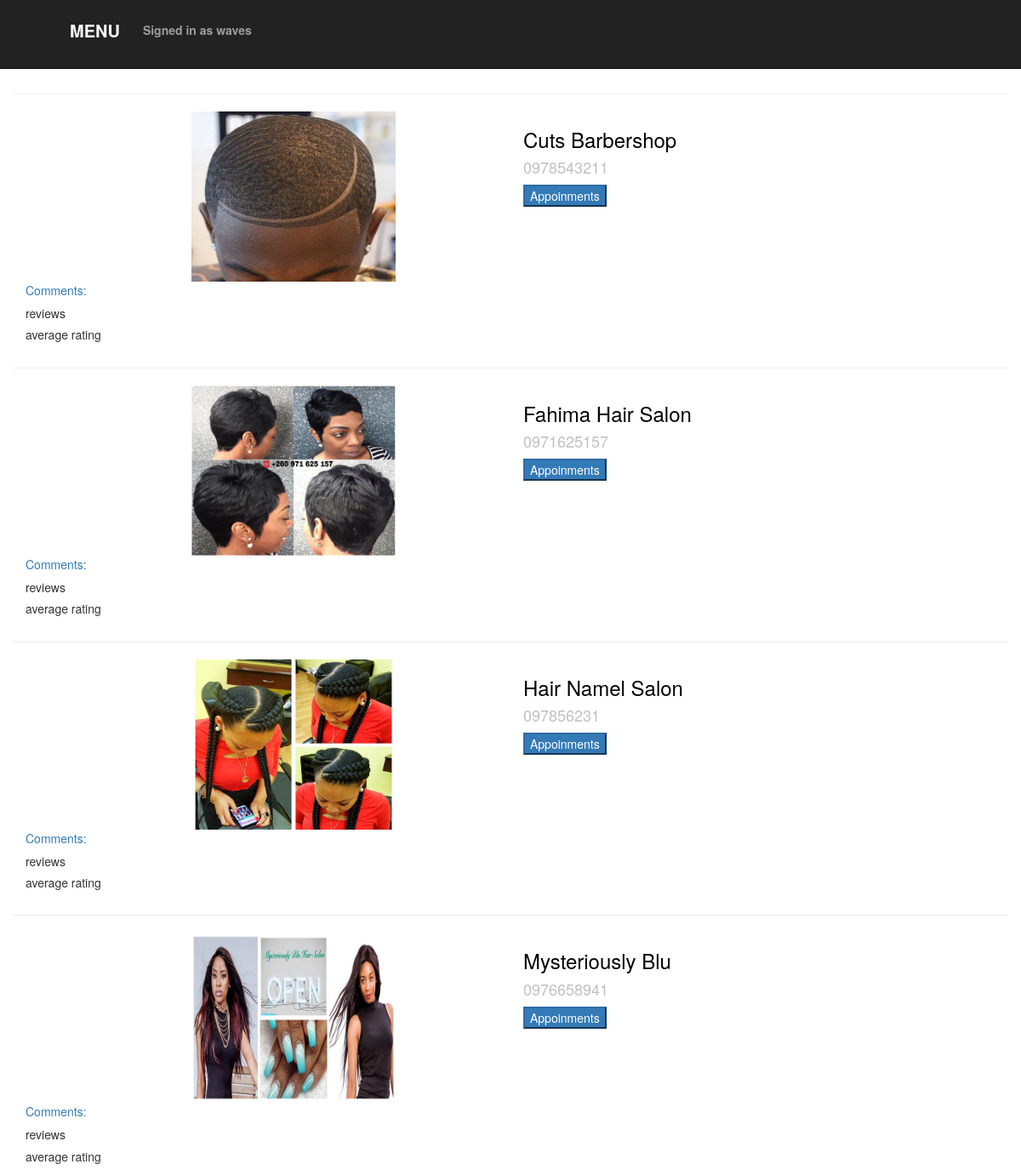
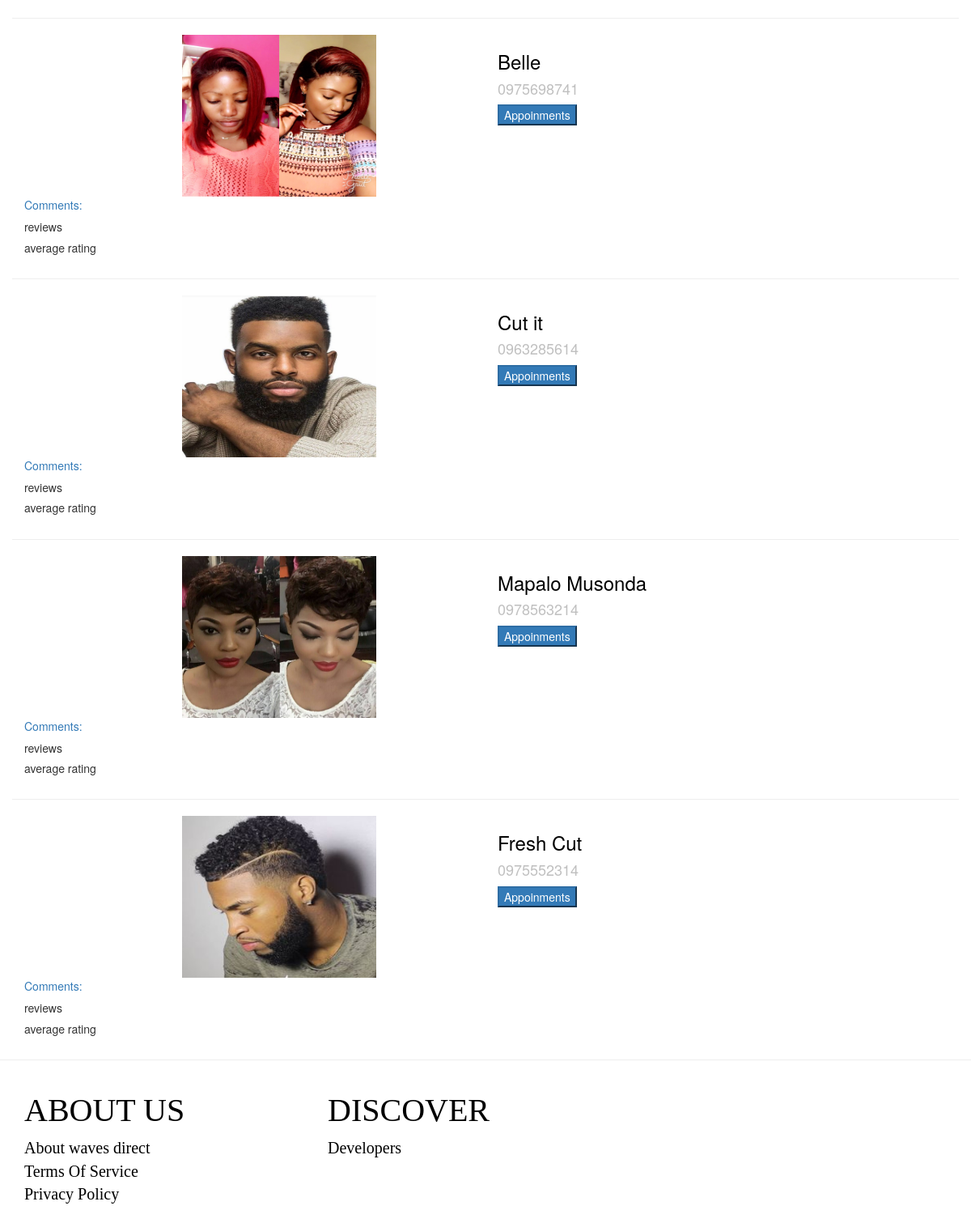
The app's page /search/ (signed in) with its own data (2 pictures, top to bottom).
### wavesapp/models.py (models this page shows, shortened)
class Profile(models.Model):
    SALON_OWNER = 1
    BARBERSHOP_OWNER = 2
    FREELANCE = 3
    ROLE_CHOICES = (
        (SALON_OWNER, 'Salon_Owner'),
        (BARBERSHOP_OWNER, 'Barbershop_Owner'),
        (FREELANCE, 'Freelance'),
    )
    user = models.OneToOneField(User, on_delete=models.CASCADE)
    uploadphoto = models.FileField(upload_to="profile_photos", default=None, null=True)
    company_name = models.CharField(max_length = 30, default=None, null=True)
    phone = models.CharField(max_length=30, null=True)
    address = models.CharField(max_length=100, null=True)
    city = models.CharField(max_length=30, null=True)
    email = models.EmailField(max_length=30, null=True)
    role = models.PositiveSmallIntegerField(choices=ROLE_CHOICES, null=True, blank=True)
    Services_offered = models.TextField(default=None, null=True)

### wavesapp/views.py (the view)
# urls.py: url(r'^search/$',views.search,name='search'),
def search(request):
    query = request.GET.get('q', '')
    profiles = Profile.objects.filter(Q(company_name__icontains=query)|Q(role__icontains=query)|Q(address__icontains=query)|Q(city__icontains=query))
    return render(request, 'wavesapp/profile_list.html',{'profiles': profiles})

### wavesapp/templates/wavesapp/profile_list.html (shortened to what this page needs)
{% extends "wavesapp/base.html" %}
{% load staticfiles %}
{% block content %}
    {% for profile in profiles %}
    <div class="container">
      <div class="row">
        <hr>
          <div class="col-md-2">
          </div>
          <div class="col-md-4">
              <img src="{{ profile.uploadphoto.url }}" alt="my image" style="width:240px;height:200px;">
          </div>
          <div class="col-md-6">
            <h3><a href="{% url 'profile_detail' pk=profile.user.id %}" style="color: black;">{{ profile.company_name }}</a></h3>
            <h4><a href="{% url 'profile_detail' pk=profile.user.id  %}" style="color: silver;">{{profile.phone }}</a></h4>
            <a href="{% url 'reserve' pk=profile.user.id %}"><button type="button" name="appoinments" class="btn-primary">Appoinments</button></a>
          </div><br><br>
      </div>
      <a href="{% url 'profile_detail' pk=profile.user.id  %}">Comments: {{ Profile.approved_comments.count }}</a>
      <div>
            <h5>{{ Profile.review_set.count }} reviews</h5>
            <h5>{{ Profile.average_rating | floatformat }} average rating</h5>
        </div>
    </div>
    {% endfor %}
{% endblock content %}

### wavesapp/templates/wavesapp/base.html (shortened to what this page needs)
{% load static %}
<!DOCTYPE html>
<html>
  <head>
    <link rel="stylesheet" href="{% static 'wavesapp/css/bootstrap.css' %}">
    <link rel="stylesheet" href="{% static 'wavesapp/css/font-awesome.css' %}">
    <link rel="stylesheet" href="{% static 'wavesapp/css/style.css' %}">
    <link rel="stylesheet" href="https://cdnjs.cloudflare.com/ajax/libs/font-awesome/4.7.0/css/font-awesome.min.css">
  </head>
<body>
<nav class="navbar navbar-inverse navbar-fixed-top">
  <div class="container">
    <ul id="menu">
      <li>
        <a class="navbarbrand" href="" >Menu</a>
        </ul>
        {% if user.is_authenticated %}
        <p class="navbar-text">Signed in as <a href="#" class="navbar-link">{{user.username}}</a></p>
        {% else%}
        <div class="navbar-right">
          <a class="navbarbrand" href="{% url 'login' %}">Login</a>
         <a class="navbarbrand" href="{% url 'signup' %}"><b>Sign Up</b></a>
          <a class="navbarbrand" href="{% url 'profile' %}">Create Profile</a>
        {% endif %}
  </div>
</nav>
{% block content %}{% endblock %}
<div class="about">
 <footer class="footer">
   <hr>
   <div class="container">
      <div class="row">
      <div class="col-md-4">
        <h2>ABOUT US</h2>
       <a class="info" href="{% url 'about'%}">About waves direct</a><br>
        <a  class="info" href="{% url 'about'%}">Terms Of Service</a><br>
         <a class="info" href="{% url 'about'%}">Privacy Policy</a><br>
      </div>
       <div class="col-md-4">
        <form class="form-horizontal">
           <div class="form-group">
             <h2>DISCOVER</h2>
             <a class="info"href="{% url 'developers'%}">Developers</a><br><script src="{% static 'wavesapp/script.js' %}"></script>
           </div>
         </div>
    </div>
    </div>
  </footer>
</div>
</body>
</html>

### wavesapp/static/wavesapp/css/style.css (style rules this page uses)
body { margin-top: 90px; }
.navbar { padding-top: 10px; padding-bottom: 10px; font-weight: bolder; }
.navbarbrand { font-size: 20px; color: white; padding: 12px; }
h2 { font-size: 40px; font-family: serif; }
.about { color:black; font-size: 20px; font-size: bolder; font-family: serif; }
footer { position: bottom; bottom: -70px; height: -100px; width: 100%; }
img { filter: alpha(opacity=50); }
.info { color:black; font-size: bolder; height: 500px; font-family: serif; }
#menu { list-style: none; float: left; display: block; }
#menu li { float: left; position: relative; }
#menu a { float: left; height: 50px; color: white; font-size: 20px; font-weight: bolder; text-transform: uppercase; text-decoration: none; }

### records on screen
Profile: uploadphoto (picture), company_name "Cuts Barbershop", phone "0978543211"
Profile: uploadphoto (picture), company_name "Fahima Hair Salon", phone "0971625157"
Profile: uploadphoto (picture), company_name "Hair Namel Salon", phone "097856231"
Profile: uploadphoto (picture), company_name "Mysteriously Blu", phone "0976658941"
Profile: uploadphoto (picture), company_name "Belle", phone "0975698741"
Profile: uploadphoto (picture), company_name "Cut it", phone "0963285614"
Profile: uploadphoto (picture), company_name "Mapalo Musonda", phone "0978563214"
Profile: uploadphoto (picture), company_name "Fresh Cut", phone "0975552314"

### other values on screen
{{ user.username }} "waves"
